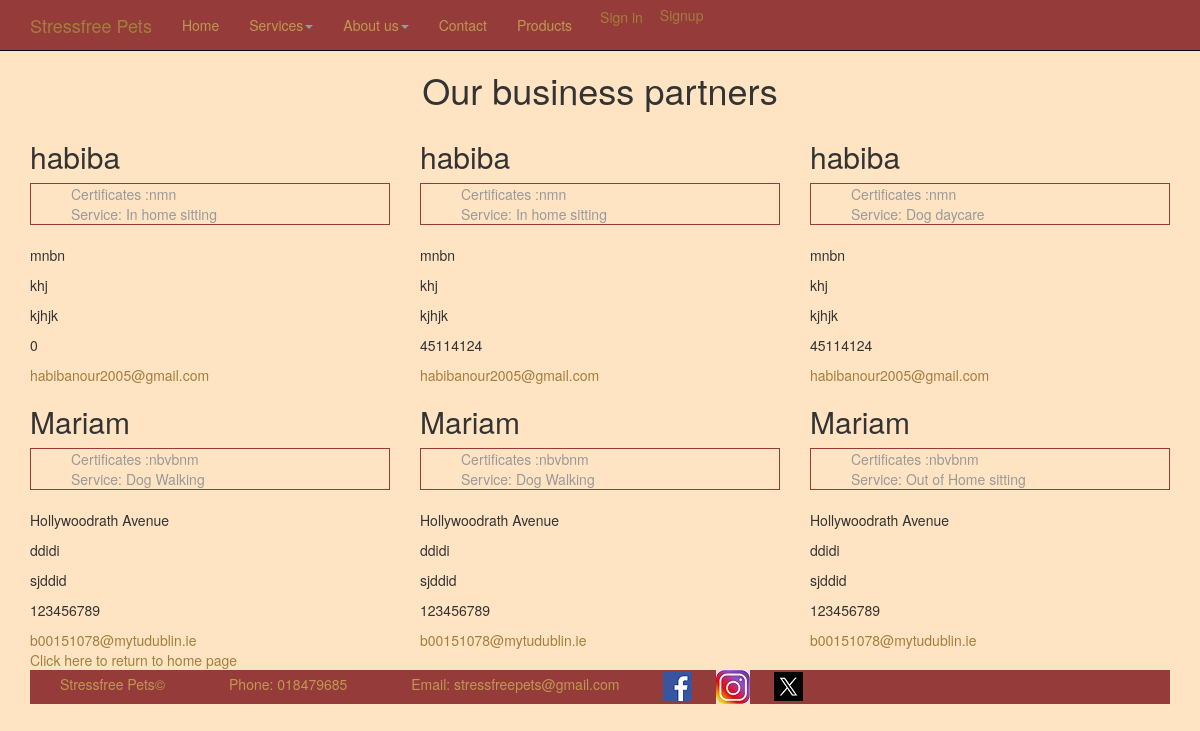
Screenshot of /Website/public/services.php with the database file from the repository.
### tables this page shows
CREATE TABLE `businessapplication` (
  `id` int unsigned NOT NULL AUTO_INCREMENT,
  `email` varchar(50) DEFAULT NULL,
  `password` varchar(50) DEFAULT NULL,
  `businessName` varchar(50) DEFAULT NULL,
  `streetAddress` varchar(50) DEFAULT NULL,
  `city` varchar(50) DEFAULT NULL,
  `county` varchar(50) DEFAULT NULL,
  `phoneNumber` int DEFAULT NULL,
  `services` varchar(50) DEFAULT NULL,
  `certs` varchar(50) NOT NULL,
  `certFiles` varchar(50) NOT NULL,
  `businessImage` varchar(50) NOT NULL,
  PRIMARY KEY (`id`)
);

### Website/public/services.php (the view, shortened to what this page needs)
<?php
require_once '../layout/header.php'; ?>
<h1 class="headingFaq">Our business partners</h1>
<?php
try{
    require_once "../src/DBConnect.php";
    $sql = "SELECT * FROM BusinessApplication";
    $stmnt = $connection->prepare($sql);
    $stmnt ->execute();
    $try = $stmnt->fetchAll();
}
catch (PDOException $exception){
    echo "Error couldnt connect";
}
?>
    <div class="container">
    <div class="row">
        <?php foreach ($try as $cutePet) { ?>
            <div class="col-lg-4 pet-list-item">
                <h2>
                        <?php echo $cutePet['businessName']; ?>
                </h2>
                <blockquote class="pet-details">
                    <span class="panel-info">Certificates :<?php echo $cutePet['certs']; ?></span><br>
                    <span class="panel-info">Service: <?php
                        if( $cutePet['services'] == "dogDaycare")
                            echo "Dog daycare";
                        else if($cutePet['services'] =="dogWalking")
                            echo "Dog Walking";
                        else if($cutePet['services']== "outHomeSitting")
                            echo "Out of Home sitting";
                        else if($cutePet['services' == "inHomeSitting"]){
                            echo "In home sitting";
                        }
                        ?></span>
                </blockquote>
                <p><?php echo $cutePet['streetAddress']; ?></p>
                <p><?php echo $cutePet['city']; ?></p>
                <p><?php echo $cutePet['county']; ?></p>
                <p><?php echo $cutePet['phoneNumber']; ?></p>
                <a href="mailto:<?php $cutePet['email'] ?>"><?php echo $cutePet['email']; ?></a>
            </div>
        <?php } ?>
    </div>
    <a href="index.php">Click here to return to home page</a>
<?php require_once'../layout/footer.php'; ?>

### Website/css/main.css (style rules this page uses)
body { padding-top: 50px; padding-bottom: 20px; background-color: bisque; }
.pet-list-item blockquote { color: #999; padding: 0 10px; border: 1px solid #953b39 ; }

### Website/css/style.css (style rules this page uses)
body { background-color: bisque; }
.headingFaq { text-align: center; }

### rows the page displays
businessapplication: businessName "habiba", certs "nmn", services "In home sitting", streetAddress "mnbn", city "khj", county "kjhjk", phoneNumber "0", email "habibanour2005@gmail.com"
businessapplication: businessName "habiba", certs "nmn", services "In home sitting", streetAddress "mnbn", city "khj", county "kjhjk", phoneNumber "45114124", email "habibanour2005@gmail.com"
businessapplication: businessName "habiba", certs "nmn", services "Dog daycare", streetAddress "mnbn", city "khj", county "kjhjk", phoneNumber "45114124", email "habibanour2005@gmail.com"
businessapplication: businessName "Mariam", certs "nbvbnm", services "Dog Walking", streetAddress "Hollywoodrath Avenue", city "ddidi", county "sjddid", phoneNumber "123456789", email "b00151078@mytudublin.ie"
businessapplication: businessName "Mariam", certs "nbvbnm", services "Dog Walking", streetAddress "Hollywoodrath Avenue", city "ddidi", county "sjddid", phoneNumber "123456789", email "b00151078@mytudublin.ie"
businessapplication: businessName "Mariam", certs "nbvbnm", services "Out of Home sitting", streetAddress "Hollywoodrath Avenue", city "ddidi", county "sjddid", phoneNumber "123456789", email "b00151078@mytudublin.ie"
